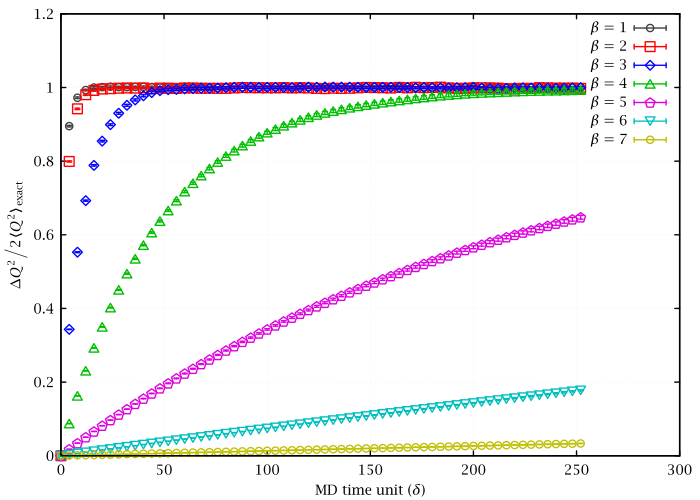

Generate this figure with gnuplot:
set lmargin 9
set grid lc rgb '#f0f0f0'
set xlabel 'MD time unit ($\delta$)'
set ylabel '$\Delta Q^2 \Big/ 2\langle Q^2\rangle_{\text{exact}}$'
v='256'
pf(b)="<sed -n '/^beta: ".b."$/,/^beta: /{/^BEGIN dQ2$/,/^END dQ2$/{/dQ2/d;p;};}' ../../u1_2d/stats/s_hmc_l".v."_params_dq2_post_train"
nm(b)=2*real(v)*real(v)*real(system("awk '$1==".b."{print $2}' ../../u1_2d/exact_topo_sus_infv.output"))
nm1=nm("1")
nm2=nm("2")
nm3=nm("3")
nm4=nm("4")
nm5=nm("5")
nm6=nm("6")
nm7=nm("7")
plot\
	pf("1") u ($1*4):($2/nm1):($4/nm1) w e t '$\beta=1$',\
	pf("2") u ($1*4):($2/nm2):($4/nm2) w e t '$\beta=2$',\
	pf("3") u ($1*4):($2/nm3):($4/nm3) w e t '$\beta=3$',\
	pf("4") u ($1*4):($2/nm4):($4/nm4) w e t '$\beta=4$',\
	pf("5") u ($1*4):($2/nm5):($4/nm5) w e t '$\beta=5$',\
	pf("6") u ($1*4):($2/nm6):($4/nm6) w e t '$\beta=6$',\
	pf("7") u ($1*4):($2/nm7):($4/nm7) w e t '$\beta=7$'
